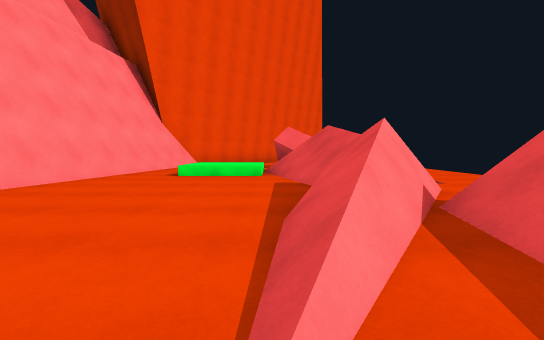
view 1 (above)

12 first-person views from a walk through a scene from a Unity 3-D project. The camera is 1.2 m above the floor, tilts 4° down and sees 90° across. The floor is counted in squares, 2 m on a side. Each view is taken from the middle of a square. On the plan, view 1 faces up. The plan holds only what a view shows up to about 9 squares ahead; the rest is blank. The place goes on beyond the plan.

view 2
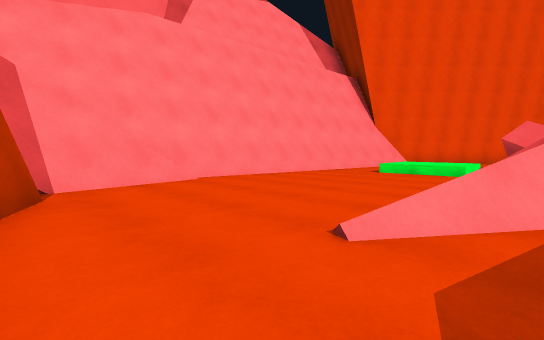

view 3
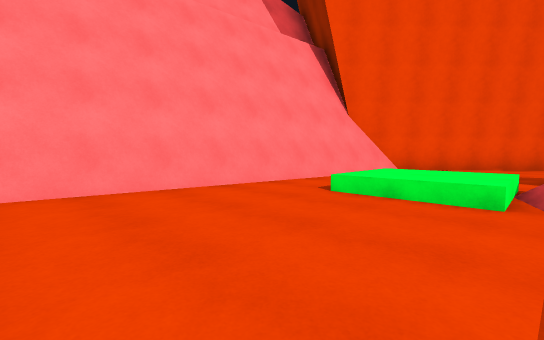

view 4
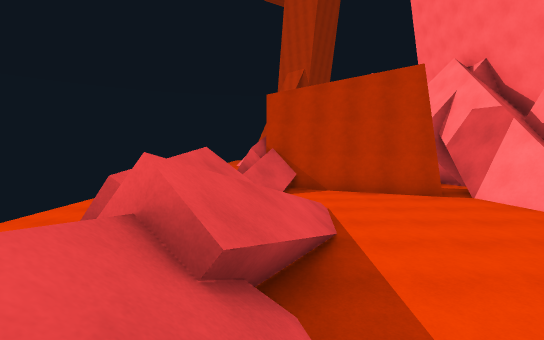

view 5
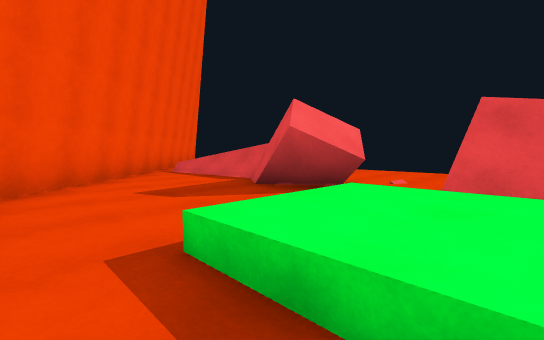

view 6
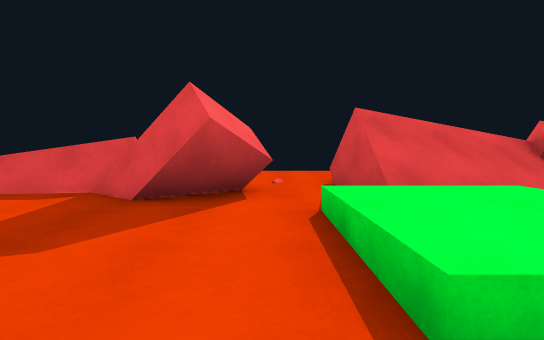

view 7
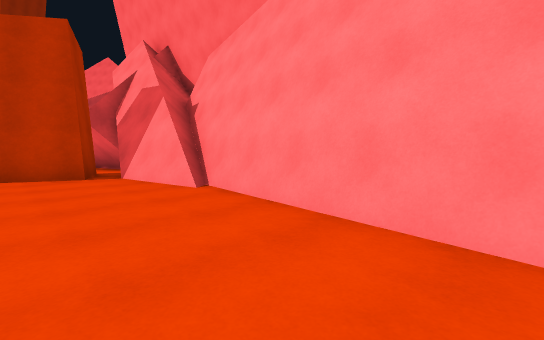

view 8
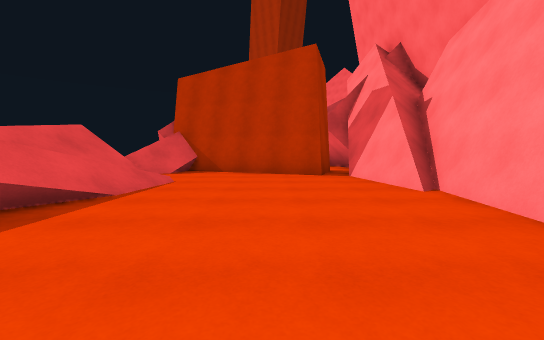

view 9
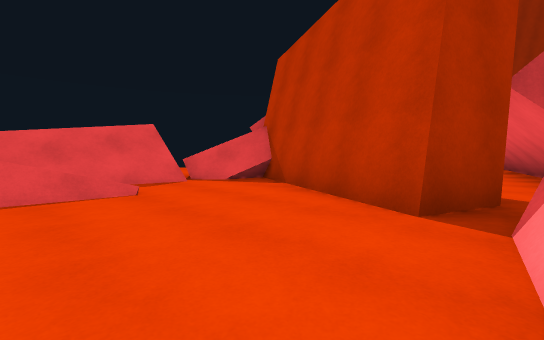

view 10
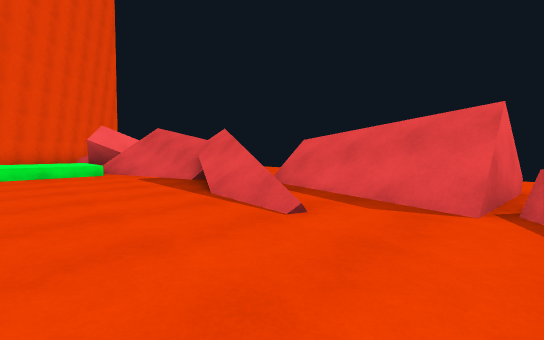

view 11
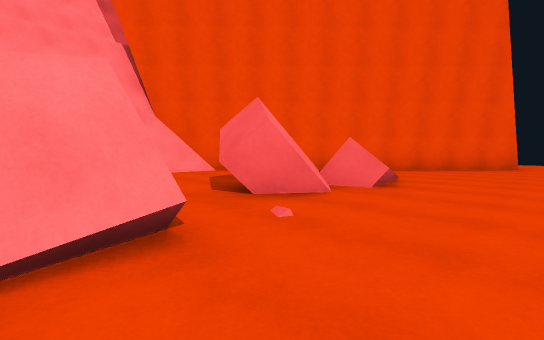

view 12
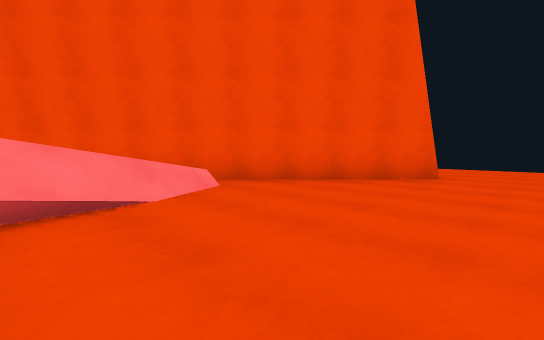

### Floor plan
Key: @ floor where view 1 was taken; # wall or solid block; . floor; / step, stairs or slope; = window, fence, low wall or low ledge.
Columns run from 5 left of view 1 to 5 right of it. Each row starts with its distance up from view 1.
 22         ...
 21         ...
 20         ...
 19         #..
 18        ##..
 17       ##...
 16      ##....
 15     ##.....
 14    ##./....
 13   ##..=/...
 12  ##...=/...
 11  #....#....
 10  #....#....
  9  #....#....
  8  #.///.....
  7  #.////=...
  6 ##..../=...
  5 #...../=..
  4 #...../=.
  3 #.....///
  2 #..../=/#..
  1 #...././=..
  0 ##...@/##..
 -1  ##.../#...
 -2  #####///.
 -3 ##   ##
 -4 ##
 -5  #
 -6  ##
 -7  ##
 -8   #

Where each view was taken, in squares from view 1:
view 1: 0 up, 0 right, facing up
view 2: 1 down, 1 right, facing up-left
view 3: 3 up, 0 right, facing up-left
view 4: 6 up, 1 right, facing down
view 5: 7 up, 3 left, facing up-right
view 6: 9 up, 3 left, facing right
view 7: 6 up, 2 left, facing down-left
view 8: 6 up, 2 left, facing down
view 9: 2 up, 4 left, facing down-right
view 10: 1 down, 2 left, facing up-right
view 11: 7 up, 4 right, facing up-left
view 12: 12 up, 5 right, facing up-left
